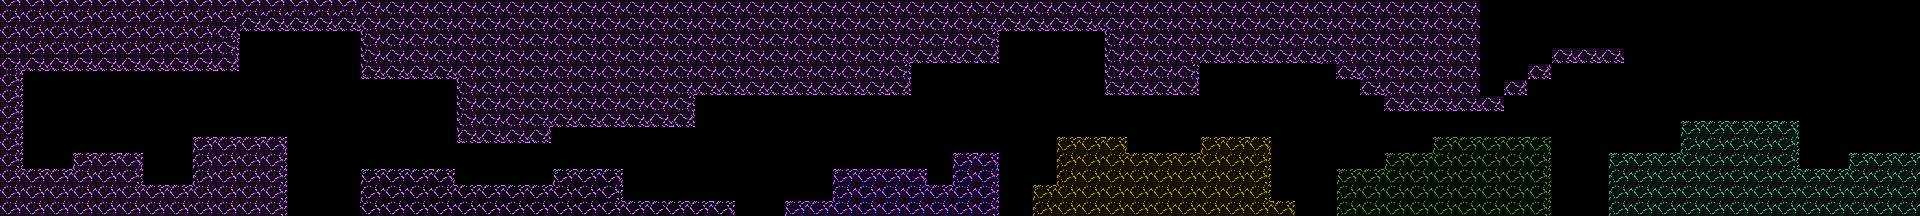

This is a level from a 2D game, rendered from its Tiled map with the project's own tilesets. A one-line summary and the map file follow, with tile-layer data summarised:
An orthogonal 240x27 tile map with 8x8 px tiles, 2 tile layers (Tile Layer 2, Tile Layer 1) and 1 object (Player).

<map version="1.2" tiledversion="1.3.3" orientation="orthogonal" renderorder="right-down" width="240" height="27" tilewidth="8" tileheight="8" infinite="0" nextlayerid="5" nextobjectid="2">
 <editorsettings>
  <export target="../../resources/levels/testlevel_organic_mixed1.json" format="deathfloor-export" />
 </editorsettings>
 <tileset firstgid="1" source="../tsx/tiles_organic_purple1.tsx" />
 <layer id="4" name="Tile Layer 2" width="240" height="27">
  <properties>
   <property name="z" type="float" value="0.8" />
  </properties>
  <data>[6480 cells, 1914 non-empty, 54 distinct tile ids]</data>
 </layer>
 <layer id="1" name="Tile Layer 1" width="240" height="27">
  <properties>
   <property name="z" type="float" value="0.9" />
  </properties>
  <data>[6480 cells, 1588 non-empty, 324 distinct tile ids]</data>
 </layer>
 <objectgroup id="2" name="Player">
  <properties>
   <property name="z" type="float" value="1" />
  </properties>
  <object id="1" name="Player" type="Player" x="104" y="136" />
 </objectgroup>
</map>
